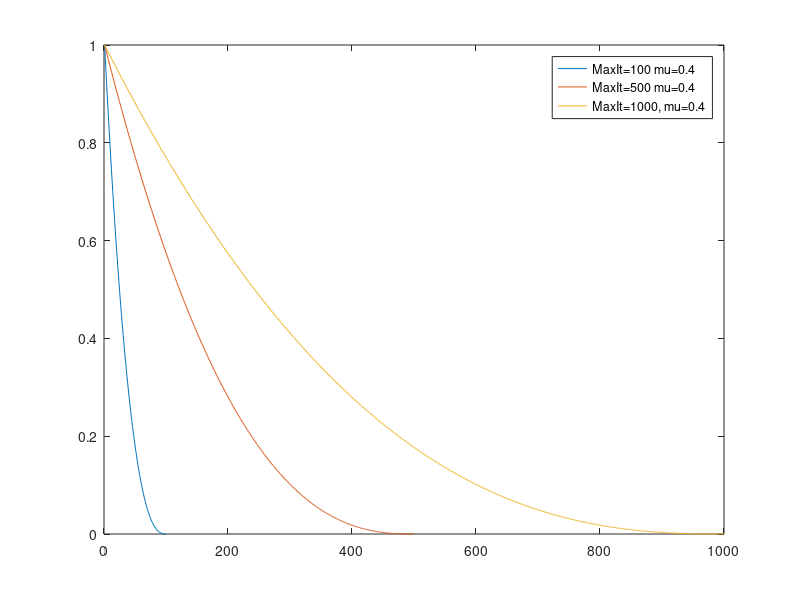

This figure's MATLAB source:
mu = 0.4;
MaxIt = 100;
it = 1 : MaxIt;
pm = (1 - (it - 1) / (MaxIt - 1)).^(1 / mu);
plot(it, pm)

hold on 
MaxIt = 500;
it = 1 : MaxIt;
pm = (1 - (it - 1) / (MaxIt - 1)).^(1 / mu);
plot(it, pm)

hold on
MaxIt = 1000;
it = 1 : MaxIt;
pm = (1 - (it - 1) / (MaxIt - 1)).^(1 / mu);
plot(it, pm)
legend('MaxIt=100 mu=0.4', 'MaxIt=500 mu=0.4', 'MaxIt=1000, mu=0.4')
